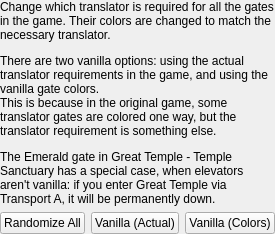
             <widget class="QWidget" name="translators_scroll_contents">
              <property name="geometry">
               <rect>
                <x>0</x>
                <y>0</y>
                <width>256</width>
                <height>234</height>
               </rect>
              </property>
              <layout class="QGridLayout" name="translators_layout">
               <property name="leftMargin">
                <number>0</number>
               </property>
               <property name="topMargin">
                <number>0</number>
               </property>
               <property name="rightMargin">
                <number>0</number>
               </property>
               <property name="bottomMargin">
                <number>0</number>
               </property>
               <item row="1" column="0">
                <widget class="QPushButton" name="translator_randomize_all_button">
                 <property name="text">
                  <string>Randomize All</string>
                 </property>
                </widget>
               </item>
               <item row="1" column="2">
                <widget class="QPushButton" name="translator_vanilla_colors_button">
                 <property name="text">
                  <string>Vanilla (Colors)</string>
                 </property>
                </widget>
               </item>
               <item row="1" column="1">
                <widget class="QPushButton" name="translator_vanilla_actual_button">
                 <property name="text">
                  <string>Vanilla (Actual)</string>
                 </property>
                </widget>
               </item>
               <item row="0" column="0" colspan="3">
                <widget class="QLabel" name="translators_description">
                 <property name="text">
                  <string>&lt;html&gt;&lt;head/&gt;&lt;body&gt;&lt;p&gt;Change which translator is required for all the gates in the game. Their colors are changed to match the necessary translator.&lt;/p&gt;&lt;p&gt;There are two vanilla options: using the actual translator requirements in the game, and using the vanilla gate colors.&lt;br/&gt;This is because in the original game, some translator gates are colored one way, but the translator requirement is something else.&lt;/p&gt;&lt;p&gt;The Emerald gate in Great Temple - Temple Sanctuary has a special case, when elevators aren't vanilla: if you enter Great Temple via Transport A, it will be permanently down.&lt;/p&gt;&lt;/body&gt;&lt;/html&gt;</string>
                 </property>
                 <property name="wordWrap">
                  <bool>true</bool>
                 </property>
                </widget>
               </item>
              </layout>
             </widget>
